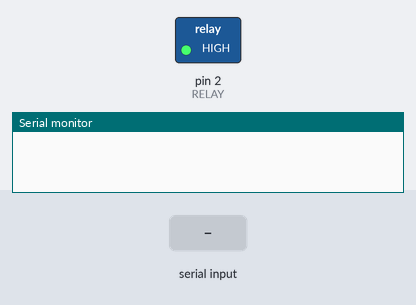
Bench run of a sketch on a simulated Arduino Uno, built with avr-gcc and run on an emulated ATmega328P. Shown: switched loads named in the sketch (green lamp = pin HIGH), the last lines printed to the serial monitor. Dashed ring = blinking. The inputs (shaded band) are chosen by the test bench.

Above: at 1.2 s.
1.3 s: "90,45\n" received over Serial
At 2.35 s:
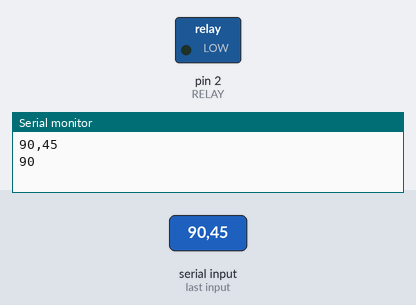
Timing chart, 0 to 10.3 s (numbered marks = the images above; inputs shaded):
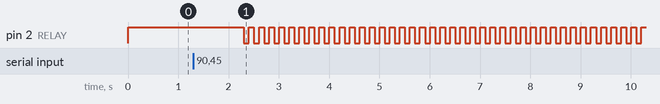

Measured:
- after the input at 1.3 s, pin 2 (RELAY): alternates HIGH for 0.10 s and LOW for 0.10 s, starting after 1.0 s

The sketch:

twofeed.ino
```cpp
#define RELAY 2
#define BUTTON 3


int pState = LOW;
int response=0;

void setup() {
  pinMode(RELAY, OUTPUT);
  pinMode(BUTTON, INPUT);
  digitalWrite(RELAY, HIGH);
  Serial.begin(9600);
}

void loop() {
 // int state = digitalRead(BUTTON);


  if (Serial.available()) {
    String a = Serial.readString();

    response = a.toInt();
    Serial.println(a);
    Serial.println(response);
    for(int i=0;i<response;i++){
     //if (Serial.read()=='a')
       feed();
       delay(100);
    }

  }
}

void feed() {
  digitalWrite(RELAY, LOW);
  delay(100);
  digitalWrite(RELAY, HIGH);

}
```
